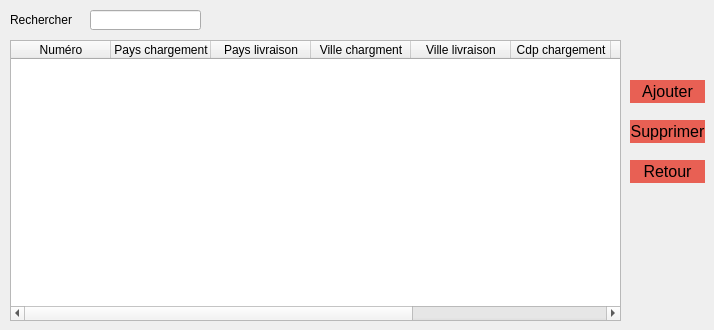
          <widget class="QWidget" name="page_11">
           <widget class="QTableWidget" name="table_trajet">
            <property name="geometry">
             <rect>
              <x>10</x>
              <y>40</y>
              <width>611</width>
              <height>281</height>
             </rect>
            </property>
            <column>
             <property name="text">
              <string>Numéro</string>
             </property>
            </column>
            <column>
             <property name="text">
              <string>Pays chargement</string>
             </property>
            </column>
            <column>
             <property name="text">
              <string>Pays livraison</string>
             </property>
            </column>
            <column>
             <property name="text">
              <string>Ville chargment</string>
             </property>
            </column>
            <column>
             <property name="text">
              <string>Ville livraison</string>
             </property>
            </column>
            <column>
             <property name="text">
              <string>Cdp chargement</string>
             </property>
            </column>
            <column>
             <property name="text">
              <string>Cdp livraison</string>
             </property>
            </column>
            <column>
             <property name="text">
              <string>Date chargement</string>
             </property>
            </column>
            <column>
             <property name="text">
              <string>Date livraison</string>
             </property>
            </column>
           </widget>
           <widget class="QLabel" name="label_17">
            <property name="geometry">
             <rect>
              <x>10</x>
              <y>12</y>
              <width>71</width>
              <height>16</height>
             </rect>
            </property>
            <property name="text">
             <string>Rechercher </string>
            </property>
           </widget>
           <widget class="QLineEdit" name="lineEdit_10">
            <property name="geometry">
             <rect>
              <x>90</x>
              <y>10</y>
              <width>111</width>
              <height>20</height>
             </rect>
            </property>
            <property name="text">
             <string/>
            </property>
           </widget>
           <widget class="QPushButton" name="y5">
            <property name="geometry">
             <rect>
              <x>630</x>
              <y>80</y>
              <width>75</width>
              <height>23</height>
             </rect>
            </property>
            <property name="styleSheet">
             <string notr="true">QPushButton {
 background-color:#e86054;  /* Green */ 
  border: none;
 /* color: gray; 
  padding: 15px 32px;*/
  text-align: center;
  font-size: 16px;
	border:9px;
}
QPushButton:hover{

background-color:#e0987b;
color:#7d2b20;
}
QPushButton:click{

background-color:#FCDBCE;
}</string>
            </property>
            <property name="text">
             <string>Ajouter</string>
            </property>
           </widget>
           <widget class="QPushButton" name="y6">
            <property name="geometry">
             <rect>
              <x>630</x>
              <y>120</y>
              <width>75</width>
              <height>23</height>
             </rect>
            </property>
            <property name="styleSheet">
             <string notr="true">QPushButton {
 background-color:#e86054;  /* Green */ 
  border: none;
 /* color: gray; 
  padding: 15px 32px;*/
  text-align: center;
  font-size: 16px;
	border:9px;
}
QPushButton:hover{

background-color:#e0987b;
color:#7d2b20;
}
QPushButton:click{

background-color:#FCDBCE;
}</string>
            </property>
            <property name="text">
             <string>Supprimer</string>
            </property>
           </widget>
           <widget class="QPushButton" name="pb91">
            <property name="geometry">
             <rect>
              <x>630</x>
              <y>160</y>
              <width>75</width>
              <height>23</height>
             </rect>
            </property>
            <property name="styleSheet">
             <string notr="true">QPushButton {
 background-color:#e86054;  /* Green */ 
  border: none;
 /* color: gray; 
  padding: 15px 32px;*/
  text-align: center;
  font-size: 16px;
	border:9px;
}
QPushButton:hover{

background-color:#e0987b;
color:#7d2b20;
}
QPushButton:click{

background-color:#FCDBCE;
}</string>
            </property>
            <property name="text">
             <string>Retour</string>
            </property>
           </widget>
          </widget>
